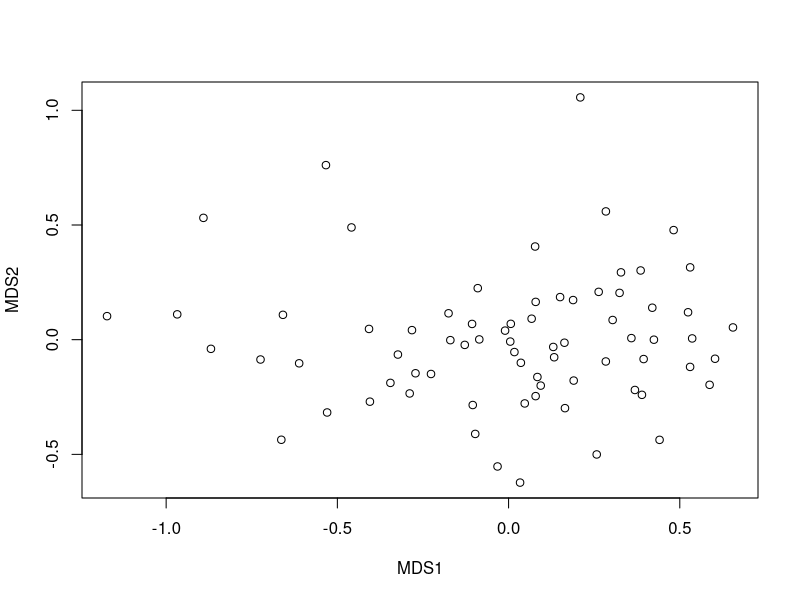
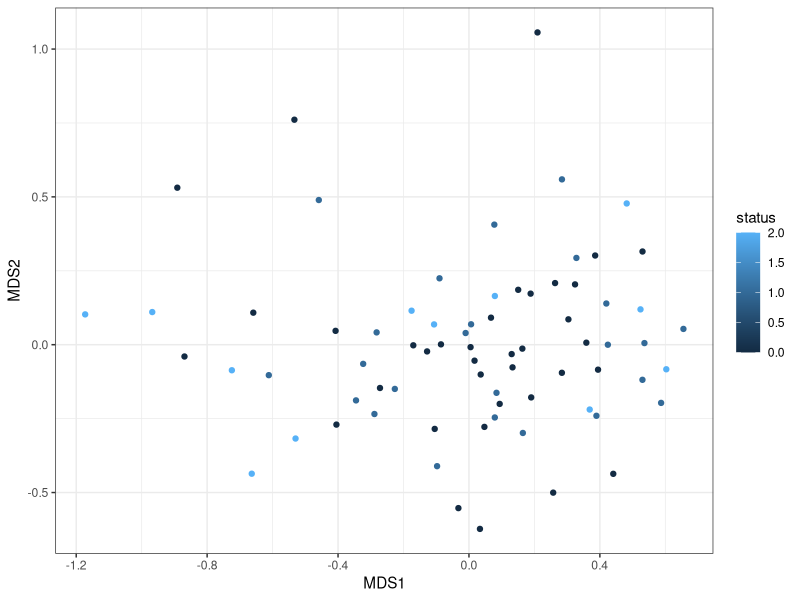

Write the R code that produced these figures, in order.
## ---- chunk 1
library(vegan)
library(ggplot2)
## ---- chunk 2
perio <- read.csv("PerioData.csv")
head(perio)
## ---- chunk 3
bacteria <- perio[2:6]
#head(bacteria)
bacteria.mds <- metaMDS(comm = bacteria, distance = "bray", trace = FALSE, autotransform = FALSE)
plot(bacteria.mds$points)
## ---- chunk 4
bacteria_xy <- data.frame(bacteria.mds$points)
bacteria_xy$status <- perio$status #disease status 1=not disease; 2=diseased
bacteria_xy$time <- perio$time     #time point
bacteria_xy$range <- perio$range   #range of pocket depth shallow < 3mm, middle 3-3.9, deep 4+ 

ggplot(bacteria_xy, aes(MDS1, MDS2, color = status)) +
  geom_point() +
  theme_bw()
## ---- chunk 5
adonis2(bacteria ~ perio$status) # is there a significant different in the samples base on status?

## ---- chunk 6

adonis2(bacteria ~ perio$time + perio$range) #run the PERMANOVA looking 

## ---- chunk 7
